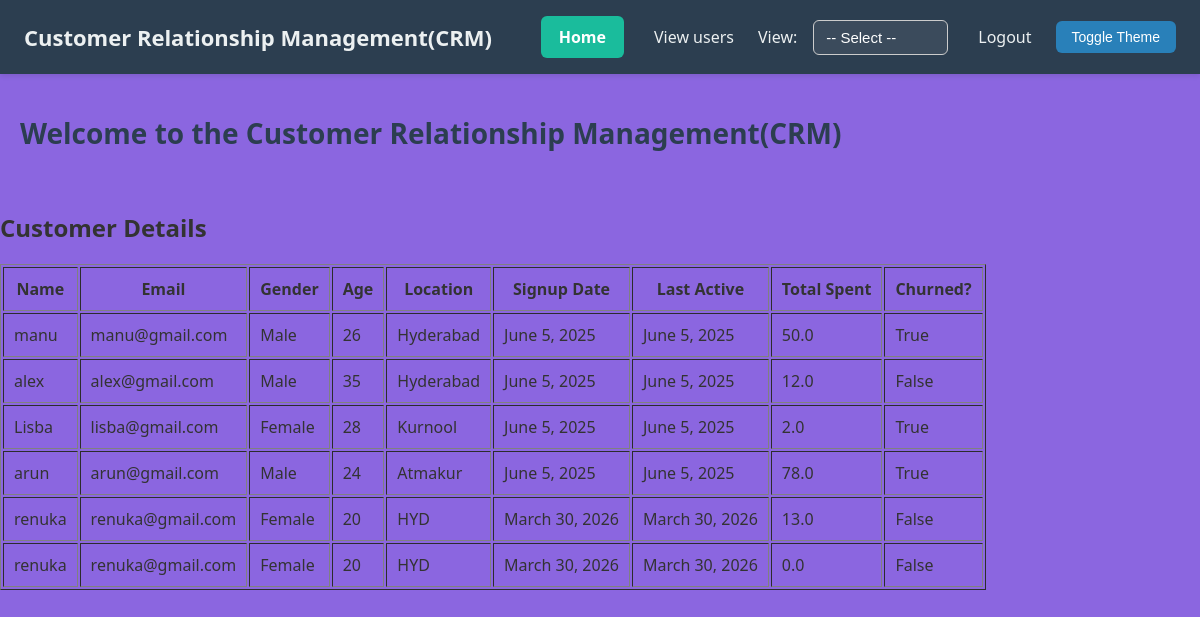
The app's page /view-customers/ with its own data.
### crm/models.py (models this page shows, shortened)
class Customer(models.Model):
    name = models.CharField(max_length=100)
    email = models.EmailField()
    gender = models.CharField(max_length=10)
    age = models.IntegerField()
    location = models.CharField(max_length=100)
    signup_date = models.DateField(default=date.today)
    last_active_date = models.DateField(default=date.today)
    total_spent = models.FloatField(default=0.0)
    is_churned = models.BooleanField(default=False)

### crm/views.py (the view)
# urls.py: path('view-customers/', views.view_customers, name='view_customers'),
def view_customers(request):
    customers = Customer.objects.all()
    return render(request, 'crm/view_customers.html', {'customers': customers})

### templates/crm/view_customers.html
{% extends 'permitter/permitter_base.html' %}
{% block content %}
<h2>Customer Details</h2>
<table border="1" cellpadding="10">
    <tr>
        <th>Name</th><th>Email</th><th>Gender</th><th>Age</th><th>Location</th><th>Signup Date</th><th>Last Active</th><th>Total Spent</th><th>Churned?</th>
    </tr>
    {% for c in customers %}
    <tr>
        <td>{{ c.name }}</td>
        <td>{{ c.email }}</td>
        <td>{{ c.gender }}</td>
        <td>{{ c.age }}</td>
        <td>{{ c.location }}</td>
        <td>{{ c.signup_date }}</td>
        <td>{{ c.last_active_date }}</td>
        <td>{{ c.total_spent }}</td>
        <td>{{ c.is_churned }}</td>
    </tr>
    {% endfor %}
</table>
{% endblock %}

### templates/permitter/permitter_base.html (shortened to what this page needs)
<!DOCTYPE html>
<html lang="en">
<head>
</head>
<body>
    <div class="navbar">
        <div class="nav-title">Customer Relationship Management(CRM)</div>
        <a href="#" class="nav-link active">Home</a>
        <a href="{% url 'view_users' %}" class="nav-link">View users</a>
        <label for="view-menu">View:</label>
        <select id="view-menu">
            <option value="">-- Select --</option>
        </select>
        <a href="{% url 'main' %}" class="nav-link">Logout</a>
        <button class="toggle-btn" onclick="toggleDarkMode()">Toggle Theme</button>
    </div>
    <div style="padding: 20px;">
        <h1>Welcome to the Customer Relationship Management(CRM)</h1>
    </div>
    {% block content %}
    {% endblock %}
</body>
</html>

### templates/permitter/permitter_base.html (style rules this page uses)
body { margin: 0; font-family: 'Segoe UI', Tahoma, Geneva, Verdana, sans-serif; background-color: #8b66e0; color: #333; transition: background-color 0.3s ease, color 0.3s ease; }
.navbar { display: flex; flex-wrap: wrap; background-color: #2c3e50; padding: 12px 24px; align-items: center; box-shadow: 0 2px 5px rgba(0, 0, 0, 0.1); }
.navbar .nav-title { font-size: 22px; font-weight: 600; color: #ecf0f1; margin-right: auto; }
.navbar a, .navbar select { color: #ecf0f1; text-decoration: none; padding: 10px 18px; border-radius: 6px; margin: 4px 6px; transition: background-color 0.3s ease, color 0.3s ease; }
.navbar label { color: #ecf0f1; margin-right: 10px; font-weight: 500; }
.navbar select { padding: 8px 12px; border-radius: 6px; border: 1px solid #ccc; background-color: #3b4b5c; color: white; font-size: 15px; outline: none; appearance: none; }
.navbar select option { color: black; background-color: white; }
.toggle-btn { background-color: #2980b9; color: white; border: none; padding: 8px 16px; border-radius: 6px; font-size: 14px; font-weight: 500; transition: background-color 0.3s ease; }
.navbar a.active { background-color: #1abc9c; font-weight: bold; color: white !important; }
h1 { font-size: 28px; margin-top: 20px; color: #2c3e50; }

### records on screen
Customer: name "manu", email "manu@gmail.com", gender "Male", age "26", location "Hyderabad", signup_date "June 5, 2025", last_active_date "June 5, 2025", total_spent "50.0", is_churned "True"
Customer: name "alex", email "alex@gmail.com", gender "Male", age "35", location "Hyderabad", signup_date "June 5, 2025", last_active_date "June 5, 2025", total_spent "12.0", is_churned "False"
Customer: name "Lisba", email "lisba@gmail.com", gender "Female", age "28", location "Kurnool", signup_date "June 5, 2025", last_active_date "June 5, 2025", total_spent "2.0", is_churned "True"
Customer: name "arun", email "arun@gmail.com", gender "Male", age "24", location "Atmakur", signup_date "June 5, 2025", last_active_date "June 5, 2025", total_spent "78.0", is_churned "True"
Customer: name "renuka", email "renuka@gmail.com", gender "Female", age "20", location "HYD", signup_date "March 30, 2026", last_active_date "March 30, 2026", total_spent "13.0", is_churned "False"
Customer: name "renuka", email "renuka@gmail.com", gender "Female", age "20", location "HYD", signup_date "March 30, 2026", last_active_date "March 30, 2026", total_spent "0.0", is_churned "False"
